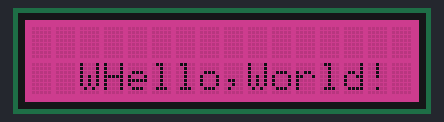
Bench run of a program on a simulated MicroPython board. On the bench: 16×2 character LCD.

Above: at 0.1 s.
At 5.1 s:
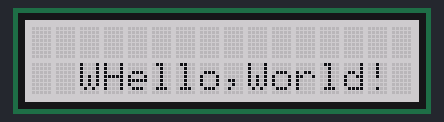
At 15.1 s:
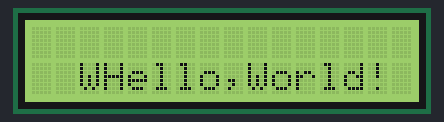
At 30.1 s:
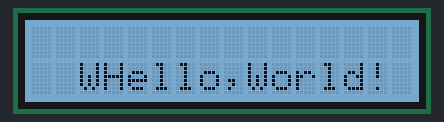

Measured:
- what the display in image 0 shows lasts 5.0 s, from 0.1 s to 5.1 s

The program:

Choose_color.py
```python
import RGB1602
import time
import math

colorR = 64
colorG = 128
colorB = 64

lcd = RGB1602.RGB1602(16, 2)

rgb1 = (148, 0, 110)  # 深紫罗兰色
rgb2 = (255, 0, 255)  # 紫色
rgb3 = (144, 249, 15)  # 青白
rgb4 = (0, 128, 60)  # 浅蓝
rgb5 = (255, 209, 0)  # 黄色
rgb6 = (248, 248, 60)  # 幽灵的白色
rgb7 = (80, 80, 145)  # 深蓝色
rgb8 = (255, 0, 0)  # 红色
rgb9 = (0, 255, 0)  # 青色

# set the cursor to column 0, line 1

lcd.setCursor(0, 0)
# print the number of seconds since reset:

# print the number of seconds since reset:
lcd.printout("Waveshare")

lcd.setCursor(0, 1)

lcd.printout("Hello,World!")

lcd.setRGB(rgb1[0], rgb1[1], rgb1[2]);
time.sleep(5)
lcd.setRGB(rgb2[0], rgb2[1], rgb2[2]);
time.sleep(5)
lcd.setRGB(rgb3[0], rgb3[1], rgb3[2]);
time.sleep(5)
lcd.setRGB(rgb4[0], rgb4[1], rgb4[2]);
time.sleep(5)
lcd.setRGB(rgb5[0], rgb5[1], rgb5[2]);
time.sleep(5)
lcd.setRGB(rgb6[0], rgb6[1], rgb6[2]);
time.sleep(5)
lcd.setRGB(rgb7[0], rgb7[1], rgb7[2]);
time.sleep(5)
lcd.setRGB(rgb8[0], rgb8[1], rgb8[2]);
time.sleep(5)
lcd.setRGB(rgb9[0], rgb9[1], rgb9[2]);
time.sleep(5)
```

RGB1602.py
```python
# -*- coding: utf-8 -*-
import time
from machine import Pin, I2C

RGB1602_SDA = Pin(4)
RGB1602_SCL = Pin(5)

RGB1602_I2C = I2C(0, sda=RGB1602_SDA, scl=RGB1602_SCL, freq=400000)

# Device I2C Arress
LCD_ADDRESS = (0x7c >> 1)
RGB_ADDRESS = (0xc0 >> 1)

# color define

REG_RED = 0x04
REG_GREEN = 0x03
REG_BLUE = 0x02
REG_MODE1 = 0x00
REG_MODE2 = 0x01
REG_OUTPUT = 0x08
LCD_CLEARDISPLAY = 0x01
LCD_RETURNHOME = 0x02
LCD_ENTRYMODESET = 0x04
LCD_DISPLAYCONTROL = 0x08
LCD_CURSORSHIFT = 0x10
LCD_FUNCTIONSET = 0x20
LCD_SETCGRAMADDR = 0x40
LCD_SETDDRAMADDR = 0x80

# flags for display entry mode
LCD_ENTRYRIGHT = 0x00
LCD_ENTRYLEFT = 0x02
LCD_ENTRYSHIFTINCREMENT = 0x01
LCD_ENTRYSHIFTDECREMENT = 0x00

# flags for display on/off control
LCD_DISPLAYON = 0x04
LCD_DISPLAYOFF = 0x00
LCD_CURSORON = 0x02
LCD_CURSOROFF = 0x00
LCD_BLINKON = 0x01
LCD_BLINKOFF = 0x00

# flags for display/cursor shift
LCD_DISPLAYMOVE = 0x08
LCD_CURSORMOVE = 0x00
LCD_MOVERIGHT = 0x04
LCD_MOVELEFT = 0x00

# flags for function set
LCD_8BITMODE = 0x10
LCD_4BITMODE = 0x00
LCD_2LINE = 0x08
LCD_1LINE = 0x00
LCD_5x8DOTS = 0x00


class RGB1602:
    def __init__(self, col, row):
        self._row = row
        self._col = col

        self._showfunction = LCD_4BITMODE | LCD_1LINE | LCD_5x8DOTS;
        self.begin(self._row, self._col)

    def command(self, cmd):
        RGB1602_I2C.writeto_mem(LCD_ADDRESS, 0x80, chr(cmd))

    def write(self, data):
        RGB1602_I2C.writeto_mem(LCD_ADDRESS, 0x40, chr(data))

    def setReg(self, reg, data):
        RGB1602_I2C.writeto_mem(RGB_ADDRESS, reg, chr(data))

    def setRGB(self, r, g, b):
        self.setReg(REG_RED, r)
        self.setReg(REG_GREEN, g)
        self.setReg(REG_BLUE, b)

    def setCursor(self, col, row):
        if (row == 0):
            col |= 0x80
        else:
            col |= 0xc0;
        self.command(col)

    def clear(self):
        self.command(LCD_CLEARDISPLAY)
        time.sleep(0.002)

    def printout(self, arg):
        if (isinstance(arg, int)):
            arg = str(arg)

        for x in bytearray(arg, 'utf-8'):
            self.write(x)

    def display(self):
        self._showcontrol |= LCD_DISPLAYON
        self.command(LCD_DISPLAYCONTROL | self._showcontrol)

    def begin(self, cols, lines):
        if (lines > 1):
            self._showfunction |= LCD_2LINE

        self._numlines = lines
        self._currline = 0

        time.sleep(0.05)

        # Send function set command sequence
        self.command(LCD_FUNCTIONSET | self._showfunction)
        # delayMicroseconds(4500);  # wait more than 4.1ms
        time.sleep(0.005)
        # second try
        self.command(LCD_FUNCTIONSET | self._showfunction);
        # delayMicroseconds(150);
        time.sleep(0.005)
        # third go
        self.command(LCD_FUNCTIONSET | self._showfunction)
        # finally, set # lines, font size, etc.
        self.command(LCD_FUNCTIONSET | self._showfunction)
        # turn the display on with no cursor or blinking default
        self._showcontrol = LCD_DISPLAYON | LCD_CURSOROFF | LCD_BLINKOFF
        self.display()
        # clear it off
        self.clear()
        # Initialize to default text direction (for romance languages)
        self._showmode = LCD_ENTRYLEFT | LCD_ENTRYSHIFTDECREMENT
        # set the entry mode
        self.command(LCD_ENTRYMODESET | self._showmode);
        # backlight init
        self.setReg(REG_MODE1, 0)
        # set LEDs controllable by both PWM and GRPPWM registers
        self.setReg(REG_OUTPUT, 0xFF)
        # set MODE2 values
        # 0010 0000 -> 0x20  (DMBLNK to 1, ie blinky mode)
        self.setReg(REG_MODE2, 0x20)
        self.setColorWhite()

    def setColorWhite(self):
        self.setRGB(255, 255, 255)
```
